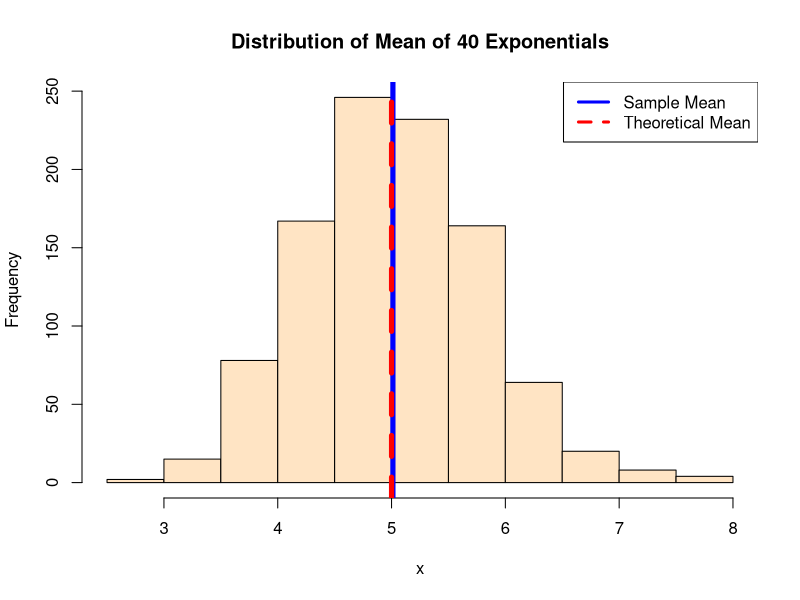
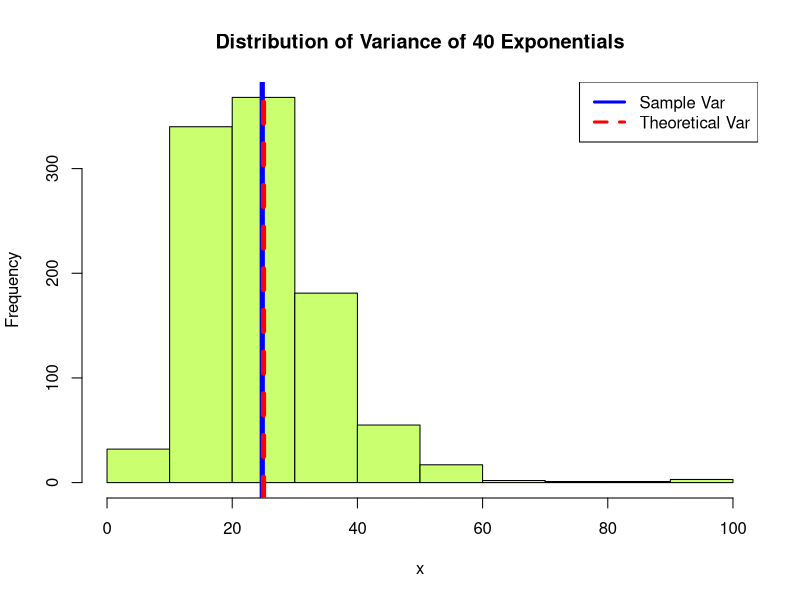
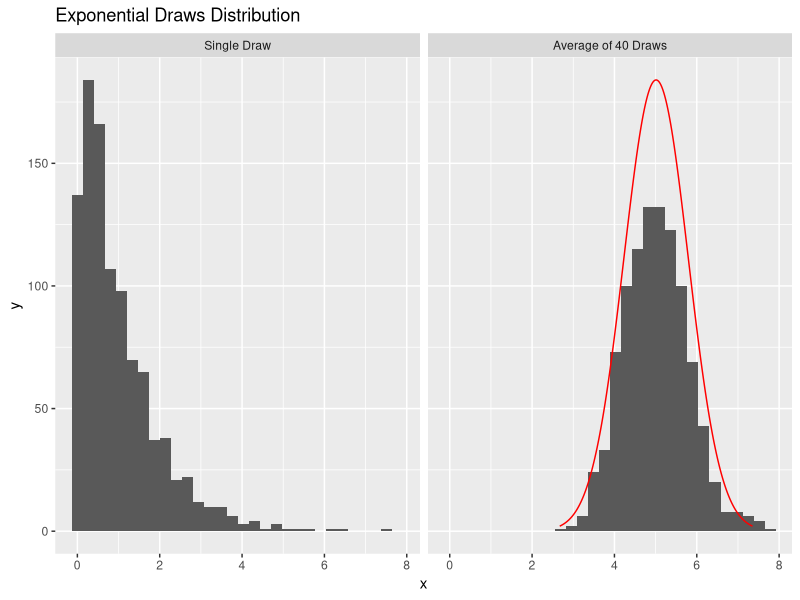

Here is the R script that generated these plots, in order:
## ---- chunk 1
knitr::opts_chunk$set(echo = TRUE)
## ---- chunk 2
require(ggplot2) 
require(knitr)
set.seed(123)

lambda <- 0.2
nSim <- 1000
n <- 40

# Distribution of averages of n (= 40) exponential distributions
datExpMn <- apply(matrix(rexp(nSim * n, lambda), nSim), 1, mean)

## Histogram, sample mean, theoretical mean
mnSample <- mean(datExpMn)
mnTheory <- 1/lambda

cat("Sample mean: ", mnSample, " vs. Theoretical mean: ", mnTheory, sep = "")

## ---- chunk 3
hist(datExpMn, main = "Distribution of Mean of 40 Exponentials",
     xlab = "x", col = 'bisque'
)
abline(v = mnSample, lty = 1, lwd = 5, col = "blue")
abline(v = mnTheory, lty = 2, lwd = 5, col = "red")

legend("topright", legend = c("Sample Mean", "Theoretical Mean"), 
       lty = c(1,2), lwd = 3, col = c("blue", "red"))
## ---- chunk 4
datExpVar <- apply(matrix(rexp(nSim * n, lambda), nSim), 1, var)
varSample <- mean(datExpVar)
varTheory <- lambda ^ -2

cat("Sample variance: ", varSample, " vs. Theoretical variance: ", varTheory, sep = "")

## ---- chunk 5
hist(datExpVar, main = "Distribution of Variance of 40 Exponentials",
     xlab = "x", col = 'darkolivegreen1'
)
abline(v = varSample, lty = 1, lwd = 5, col = "blue")
abline(v = varTheory, lty = 2, lwd = 5, col = "red")

legend("topright", legend = c("Sample Var", "Theoretical Var"),
       lty = c(1,2), lwd = 3, col = c("blue", "red"))
## ---- chunk 6
datSample <- data.frame(x = c(rexp(nSim), datExpMn),
                        group = factor(rep(c(1,2), each = nSim),
                        labels = c("Single Draw", "Average of 40 Draws"))
                        )
library(ggplot2)
g <- ggplot(datSample, aes(x)) + 
    geom_histogram() + 
    facet_wrap(~ group) + 
    ggtitle("Exponential Draws Distribution")

# Overlay Normal distribution

x <- mnSample + sd(datExpMn) * seq(-3, 3, length = 1000)
y <- dnorm(x, mnSample, sd(datExpMn))

# Scale density to count of datExpMn

y <- y * max(ggplot_build(g)$data[[1]]$count) / max(y)
datNorm <- data.frame(x = c(x, x),
                      y = c(rep(NaN, length(y)), y),
                      group = factor(rep(c(1,2), each = nSim),
                      labels = c("Single Draw", "Average of 40 Draws"))
                      )
# Plot

g + geom_line(aes(x,y), data = datNorm, col = "red") + facet_wrap(~ group)
